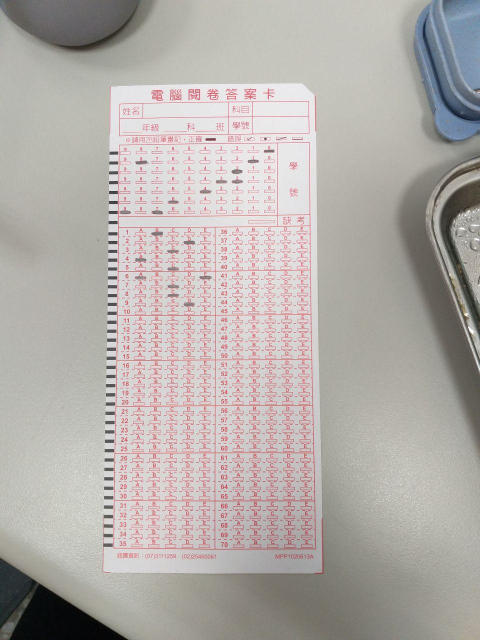
#> input picture core/ac1.jpg, 960 x 1280 px (shown at 1/2 size)
$ python -i pic2flat.py   (imports and definitions only)
#> lines starting #> are read from the running program, lines starting #| are printed output that depends on the picture; after the words box and inside, x2 and y2 are one past the last pixel; in counts of white or black regions, pixels touching at a corner belong together
import cv2
import numpy as np
from matplotlib import pyplot as plt
from skimage.filters import threshold_yen
from skimage.exposure import rescale_intensity


class pic2flat:
    def __init__(self, __img):
        self.img = __img
        self.__final = None
        self.__preprocess()
        self.__contoursprocess()

    def getFinal(self):
        return self.__final

    def __preprocess(self):
        self.__bw_img = cv2.cvtColor(self.img, cv2.COLOR_BGR2GRAY)
        self.__blur = cv2.GaussianBlur(self.__bw_img, (3, 3), 0)
        self.__final = None
        self.__shape = self.img.shape

    def __findEdge(self):
        for i in [1, 3, 5]:
            ret, thresh1 = cv2.threshold(
                self.__blur.copy(), 127, 255, cv2.THRESH_BINARY
            )
            cv2.imwrite("/tmp/th.png", thresh1)
            edges = cv2.Canny(thresh1, 30, 180)
            edges = cv2.GaussianBlur(edges, (i, i), 0)
            cv2.imwrite(f"/tmp/edges{i}.png", edges)
            contours, hierarchy = cv2.findContours(
                edges, cv2.RETR_TREE, cv2.CHAIN_APPROX_SIMPLE
            )
            hierarchy = hierarchy[0]
            location_point_7, location_point_5 = [], []
            for i in range(len(contours)):
                k = i
                c = 0
                while hierarchy[k][2] != -1:
                    k = hierarchy[k][2]
                    c = c + 1
                if c == 7:
                    location_point_7.append(i)
                if c == 5:
                    location_point_5.append(i)

            location_point_5 = sorted(
                location_point_5, key=lambda x: cv2.contourArea(contours[x])
            )[1:4]
            location_point_7 = sorted(
                location_point_7, key=lambda x: cv2.contourArea(contours[x])
            )[:1]

            location_box_5 = []
            for i in location_point_5:
                rect = cv2.minAreaRect(contours[i])
                box = cv2.boxPoints(rect)
                box = np.int0(box)
                box = list(map(np.array, box))
                location_box_5.append(box)
            location_box_7 = []
            for i in location_point_7:
                rect = cv2.minAreaRect(contours[i])
                box = cv2.boxPoints(rect)
                box = np.int0(box)
                box = list(map(np.array, box))
                location_box_7.append(box)
            if len(location_box_7) == 1 and len(location_box_5) == 3:
                return location_box_5, location_box_7

    def __contoursprocess(self):
        img_center = np.array([self.__shape[0] / 2, self.__shape[1] / 2], dtype="int32")
        l5_edge = []
        l7_edge = None
        location_box_5, location_box_7 = self.__findEdge()
        for box in location_box_5:
            index = np.array([np.linalg.norm(dot - img_center) for dot in box]).argmin()
            l5_edge.append(box[index])
        for box in location_box_7:
            index = np.array([np.linalg.norm(dot - img_center) for dot in box]).argmin()
            l7_edge = box[index]
        corner = sorted(
            l5_edge, key=lambda x: np.linalg.norm(np.array([x]) - np.array([l7_edge]))
        )
        pos = [1600, 2000]
        src = np.float32(
            [
                [corner[2][0], corner[2][1]],
                [corner[1][0], corner[1][1]],
                [corner[0][0], corner[0][1]],
                [l7_edge[0], l7_edge[1]],
            ]
        )
        dst = np.float32(
            [
                [500, 500],
                [500 + pos[0], 500],
                [500, 500 + pos[1]],
                [500 + pos[0], 500 + pos[1]],
            ]
        )
        M = cv2.getPerspectiveTransform(src, dst)
        cutImage = cv2.warpPerspective(self.img, M, (1000 + pos[1], 1000 + pos[1]))
        cut = 2
        self.__final = cutImage[
            500 + cut : 500 - cut + pos[1], 500 + cut : 500 - cut + pos[0]
        ]
        # plt.imshow(self.__final), plt.show()

>>> import cv2
>>> picture = cv2.imread('ac1.jpg')
#> picture is the input picture: shape (1280, 960, 3); mean B, G, R 170.1, 173.5, 179.1
>>> result = pic2flat(picture).getFinal()
#> the loop in __findEdge, `for i in [1, 3, 5]:` made 3 passes
#> pass 1, in __findEdge, `cv2.imwrite("/tmp/th.png", thresh1)`:
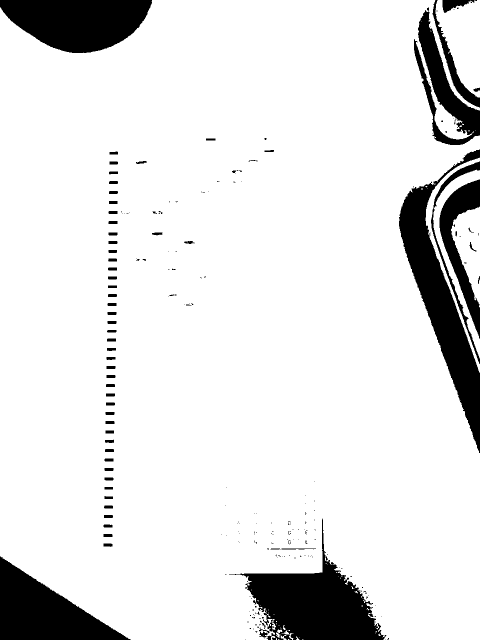
#> saved as th.png: shape (1280, 960) (shown at 1/2 size); 89% white; 229 black regions (159 under 20 px), largest, box (x1, y1, x2, y2) and area: (458, 1037, 773, 1280) 29279, (798, 299, 960, 906) 27398, (0, 0, 304, 106) 23525
#> pass 1, in __findEdge, `cv2.imwrite(f"/tmp/edges{i}.png", edges)`:
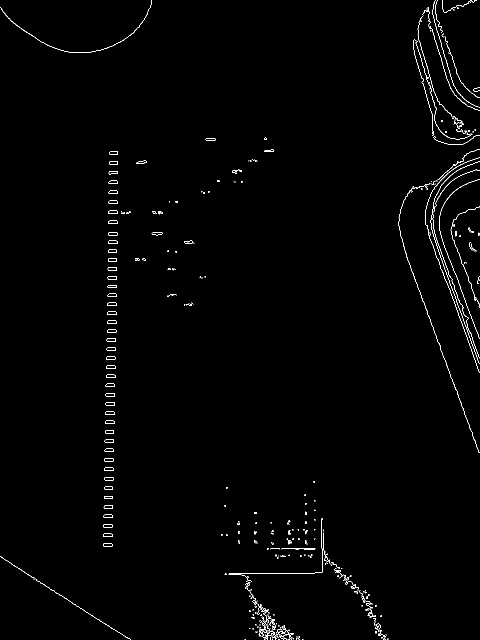
#> saved as edges1.png: shape (1280, 960) (shown at 1/2 size); 0.89% white in thin lines or dots
#> pass 2, in __findEdge, `cv2.imwrite(f"/tmp/edges{i}.png", edges)`:
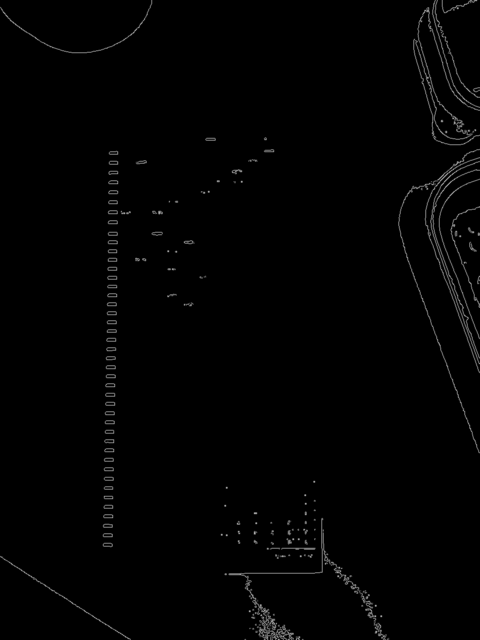
#> saved as edges3.png: shape (1280, 960) (shown at 1/2 size); min 0, max 191, mean 2.3
#> (the run stopped early here; a loop or call above may not have finished)

$ run again, on core/ac2.jpg
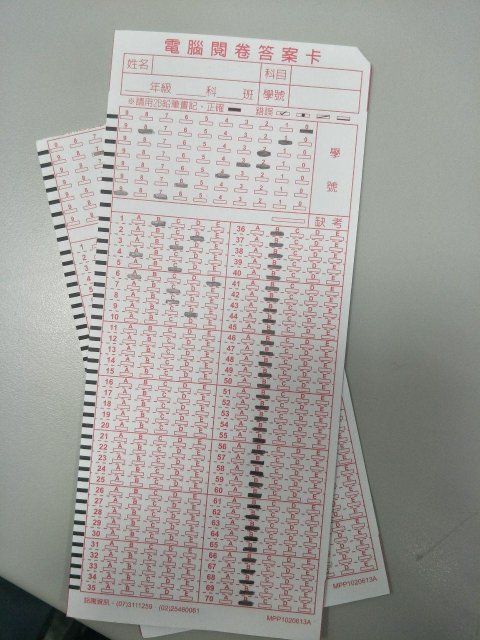
#> input picture core/ac2.jpg, 960 x 1280 px (shown at 1/2 size)
#> picture is the input picture: shape (1280, 960, 3); mean B, G, R 156.4, 160.2, 162
#> the loop in __findEdge, `for i in [1, 3, 5]:` made 3 passes
#> pass 1, in __findEdge, `cv2.imwrite("/tmp/th.png", thresh1)`:
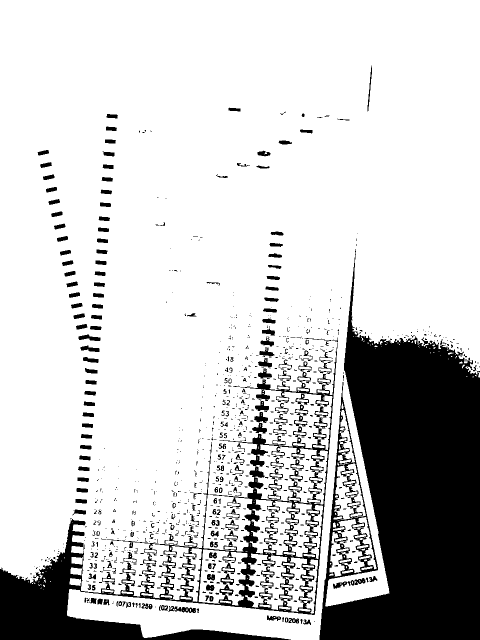
#> saved as th.png: shape (1280, 960) (shown at 1/2 size); 80.7% white; 1040 black regions (788 under 20 px), largest, box (x1, y1, x2, y2) and area: (639, 507, 960, 1280) 149084, (0, 686, 675, 1280) 55129, (626, 835, 655, 879) 414
#> pass 2, in __findEdge, `cv2.imwrite(f"/tmp/edges{i}.png", edges)`:
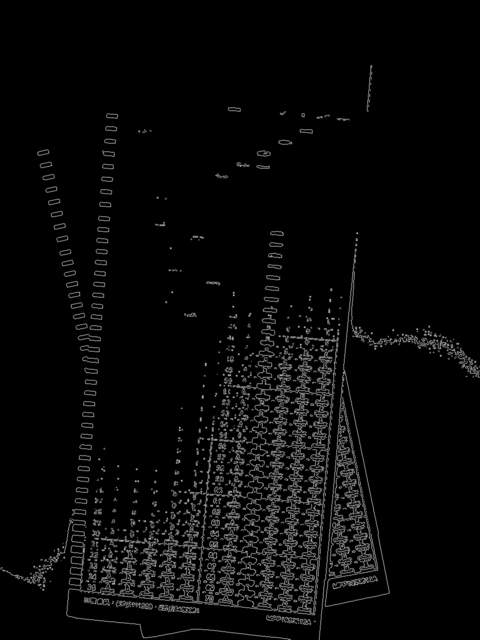
#> saved as edges3.png: shape (1280, 960) (shown at 1/2 size); min 0, max 191, mean 8.5

$ run again, on core/sct1.jpg
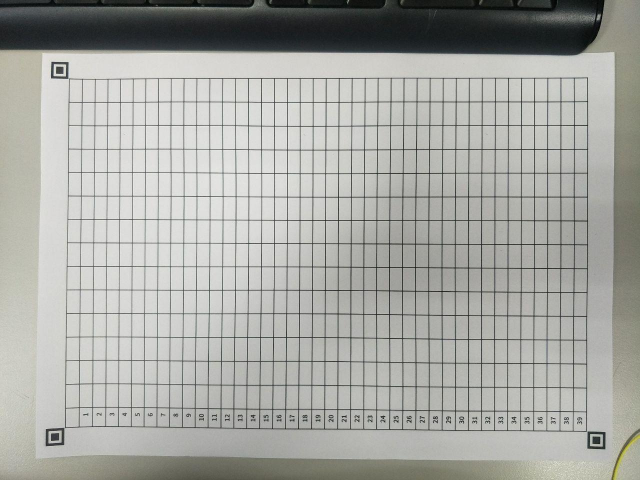
#> input picture core/sct1.jpg, 1280 x 960 px (shown at 1/2 size)
#> picture is the input picture: shape (960, 1280, 3); mean B, G, R 162.9, 167.7, 166.7
#> the loop in __findEdge, `for i in [1, 3, 5]:` made 3 passes
#> pass 1, in __findEdge, `cv2.imwrite("/tmp/th.png", thresh1)`:
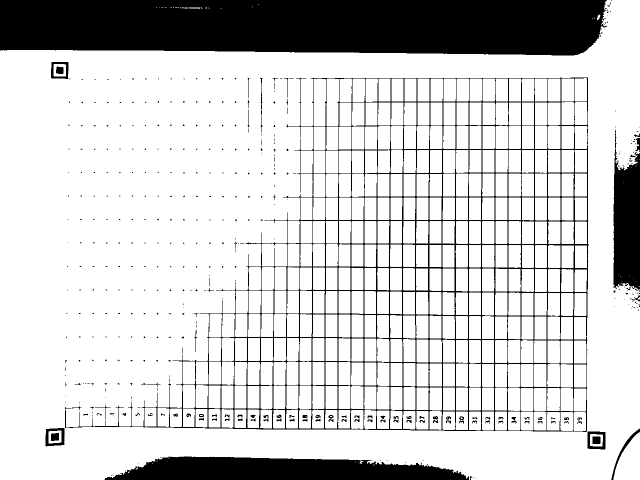
#> saved as th.png: shape (960, 1280) (shown at 1/2 size); 81.6% white; 442 black regions (347 under 20 px), largest, box (x1, y1, x2, y2) and area: (0, 0, 1214, 111) 125235, (130, 155, 1177, 864) 53564, (209, 913, 938, 960) 25839
#> pass 2, in __findEdge, `cv2.imwrite(f"/tmp/edges{i}.png", edges)`:
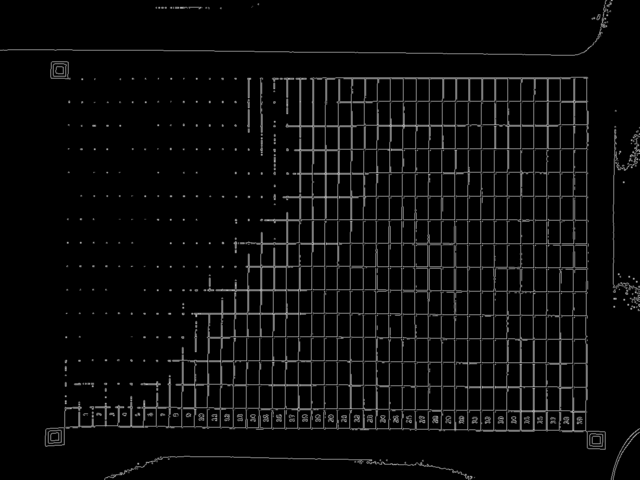
#> saved as edges3.png: shape (960, 1280) (shown at 1/2 size); min 0, max 191, mean 10.2

$ run again, on core/sct2.jpg
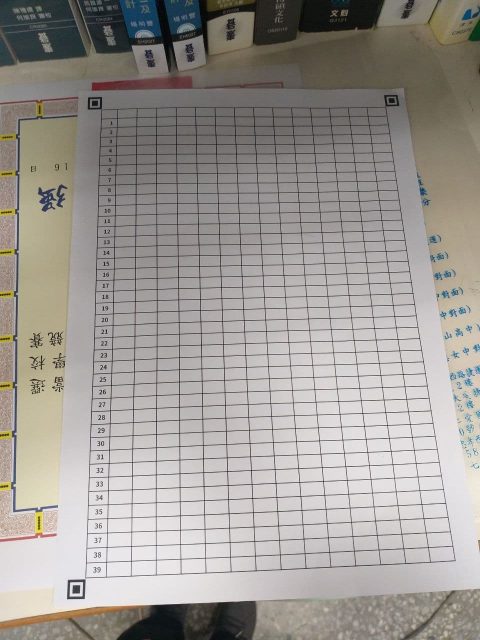
#> input picture core/sct2.jpg, 960 x 1280 px (shown at 1/2 size)
#> picture is the input picture: shape (1280, 960, 3); mean B, G, R 148.4, 153.1, 157.5
#> the loop in __findEdge, `for i in [1, 3, 5]:` made 3 passes
#> pass 1, in __findEdge, `cv2.imwrite("/tmp/th.png", thresh1)`:
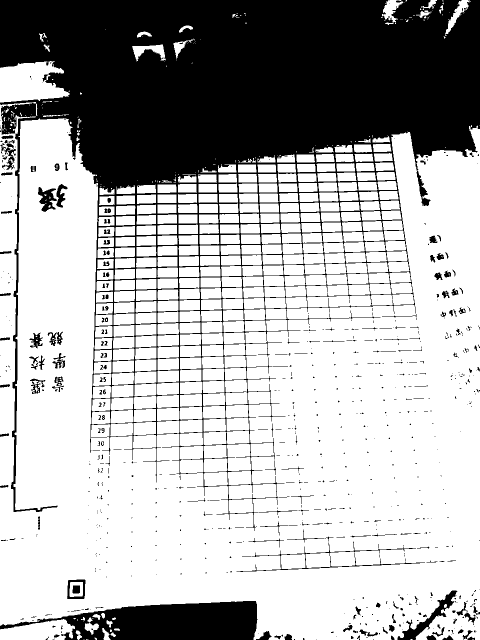
#> saved as th.png: shape (1280, 960) (shown at 1/2 size); 69.5% white; 721 black regions (533 under 20 px), largest, box (x1, y1, x2, y2) and area: (0, 0, 960, 1062) 328924, (0, 1202, 515, 1280) 24966, (795, 1181, 915, 1280) 2273
#> pass 2, in __findEdge, `cv2.imwrite(f"/tmp/edges{i}.png", edges)`:
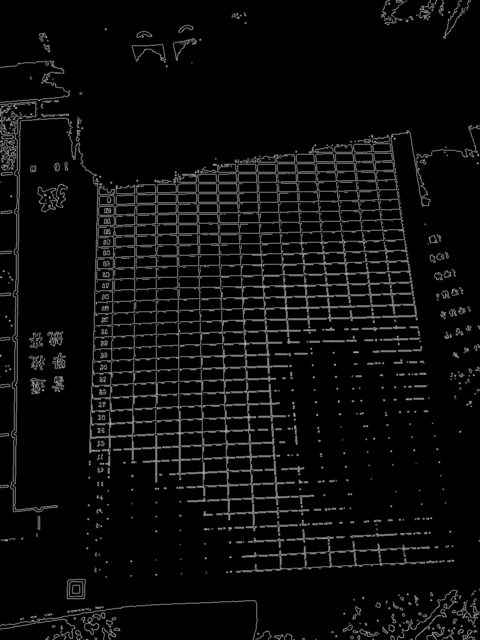
#> saved as edges3.png: shape (1280, 960) (shown at 1/2 size); min 0, max 191, mean 11.7
